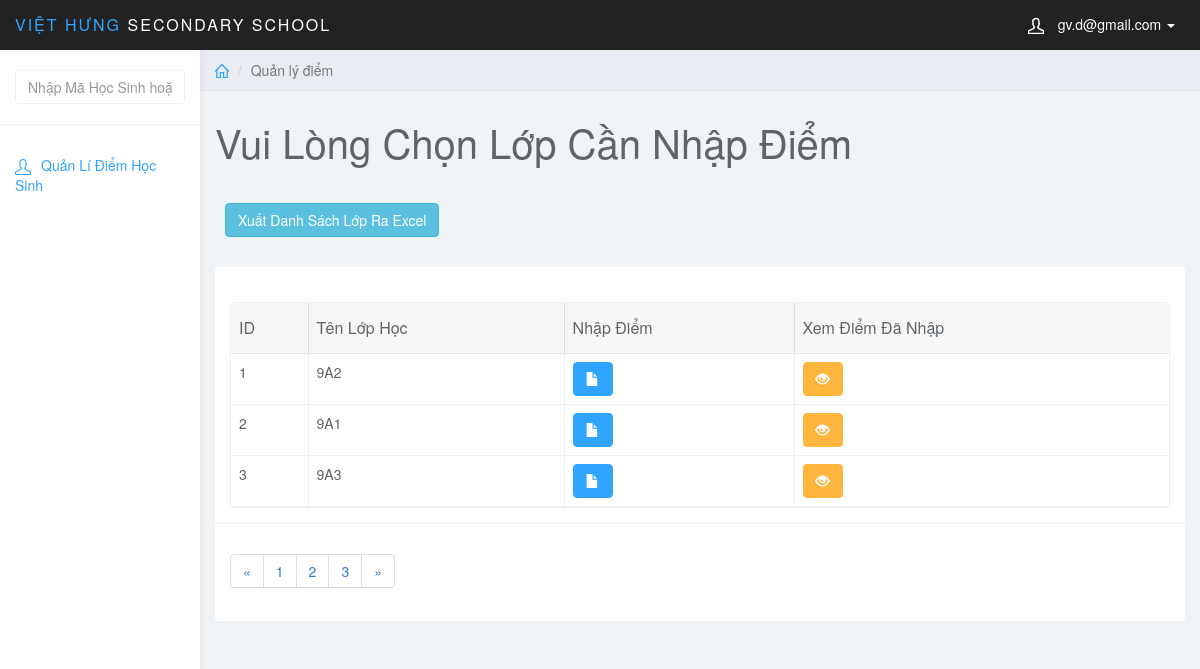
Screenshot of /admin/index.php (signed in) with the database file from the repository.
### tables this page shows
CREATE TABLE `dayhoc` (
  `MaDayHoc` int(5) NOT NULL AUTO_INCREMENT,
  `MaMonHoc` varchar(5) NOT NULL,
  `MaGV` int(6) NOT NULL,
  `MaLopHoc` varchar(10) NOT NULL,
  `MaHocKy` varchar(5) NOT NULL,
  `MoTaPhanCong` varchar(50) NOT NULL,
  PRIMARY KEY (`MaDayHoc`),
  KEY `fk_day_monhoc` (`MaMonHoc`),
  KEY `fk_day_gv` (`MaGV`),
  KEY `fk_day_hocky` (`MaHocKy`),
  KEY `fk_day_lophoc` (`MaLopHoc`),
  CONSTRAINT `fk_day_gv` FOREIGN KEY (`MaGV`) REFERENCES `giaovien` (`MaGV`),
  CONSTRAINT `fk_day_hocky` FOREIGN KEY (`MaHocKy`) REFERENCES `hocky` (`MaHocKy`),
  CONSTRAINT `fk_day_lophoc` FOREIGN KEY (`MaLopHoc`) REFERENCES `lophoc` (`MaLopHoc`),
  CONSTRAINT `fk_day_monhoc` FOREIGN KEY (`MaMonHoc`) REFERENCES `monhoc` (`MaMonHoc`)
);

CREATE TABLE `lophoc` (
  `MaLopHoc` varchar(10) NOT NULL,
  `Tenlophoc` varchar(20) NOT NULL,
  `KhoiHoc` varchar(10) NOT NULL,
  PRIMARY KEY (`MaLopHoc`)
);

### teacher/points.php (the view, shortened to what this page needs)
<?php
	$gv_mail = $_SESSION['mail_gv'];
?>
<div class="col-sm-9 col-sm-offset-3 col-lg-10 col-lg-offset-2 main">
		<div class="row">
			<ol class="breadcrumb">
				<li><a href="#"><svg class="glyph stroked home"><use xlink:href="#stroked-home"></use></svg></a></li>
				<li class="active">Quản lý điểm</li>
			</ol>
		</div>
		<div class="row">
			<div class="col-lg-12">
				<h1 class="page-header">Vui Lòng Chọn Lớp Cần Nhập Điểm</h1>
			</div>
		</div>
		<div class="row">
			<div class="col-md-12">
			<form method="post" action="../teacher/excel_gv.php" style="margin: 10px;">
                    <button type="submit" name="btnExport" class="btn btn-info">Xuất Danh Sách Lớp Ra Excel</button>
			</form>
			<br>
					<div class="panel panel-default">
							<div class="panel-body">
								<table
									data-toolbar="#toolbar"
									data-toggle="table">
									<thead>
									<tr>
										<th data-field="id" data-sortable="true">ID</th>
										<th>Tên Lớp Học</th>
										<th>Nhập Điểm</th>
										<th>Xem Điểm Đã Nhập</th>
									</tr>
									</thead>
									<tbody>
										<?php
											$sql_gv = "SELECT * FROM giaovien JOIN dayhoc ON giaovien.MaGV = dayhoc.MaGV JOIN lophoc ON lophoc.MaLopHoc = dayhoc.MaLopHoc WHERE giaovien.gv_mail = '$gv_mail'";
											$query_gv = mysqli_query($conn,$sql_gv);
											while ($row_gv = mysqli_fetch_assoc($query_gv)) {
										?>
										<tr>
											<td style=""><?php echo $row_gv['MaLopHoc']; ?></td>
											<td style=""><?php echo $row_gv['Tenlophoc']; ?></td>
											<td class="form-group">
												<a href="index.php?page_gv=add_points&MaHocKy=<?php echo $row_gv['MaHocKy'] ?>&MaMonHoc=<?php echo $row_gv['MaMonHoc'] ?>&MaLopHoc=<?php echo $row_gv['MaLopHoc'] ?>" class="btn btn-primary"><i class="glyphicon glyphicon-file "></i></a>
											</td>
											<td class="form-group">
												<a href="index.php?page_gv=list_points&MaHocKy=<?php echo $row_gv['MaHocKy'] ?>&MaMonHoc=<?php echo $row_gv['MaMonHoc'] ?>&MaLopHoc=<?php echo $row_gv['MaLopHoc'] ?>" class="btn btn-warning"><i class="glyphicon glyphicon-eye-open"></i></a>
											</td>
										</tr>
											<?php } ?>
									</tbody>
								</table>
							</div>
							<div class="panel-footer">
								<nav aria-label="Page navigation example">
									<ul class="pagination">
										<li class="page-item"><a class="page-link" href="#">&laquo;</a></li>
										<li class="page-item"><a class="page-link" href="#">1</a></li>
										<li class="page-item"><a class="page-link" href="#">2</a></li>
										<li class="page-item"><a class="page-link" href="#">3</a></li>
										<li class="page-item"><a class="page-link" href="#">&raquo;</a></li>
									</ul>
								</nav>
							</div>
						</div>
			</div>
		</div>
    </div>

### admin/css/styles.css (style rules this page uses)
body { background: #f1f4f7; padding-top: 50px; color: #5f6468; }
a, a:hover, a:focus { color: #30a5ff; }
h1, h2, h3, h4, h5, h6 { color: #5f6468; }
h1 { font-weight: 300; font-size: 40px; }
.btn-primary, .btn-primary:hover, .btn-primary:focus, .btn-primary:active, .btn-primary.active, .open > .dropdown-toggle.btn-primary, .btn-primary.disabled, .btn-primary[disabled], fieldset[disabled] .btn-primary, .btn-primary.disabled:hover, .btn-primary[disabled]:hover, fieldset[disabled] .btn-primary:hover, .btn-primary.disabled:focus, .btn-primary[disabled]:focus, fieldset[disabled] .btn-primary:focus, .btn-primary.disabled:active, .btn-primary[disabled]:active, fieldset[disabled] .btn-primary:active, .btn-primary.disabled.active, .btn-primary[disabled].active, fieldset[disabled] .btn-primary.active { background-color: #30a5ff; border-color: #30a5ff; }
.btn-warning, .btn-warning:hover, .btn-warning:focus, .btn-warning:active, .btn-warning.active, .open > .dropdown-toggle.btn-warning, .btn-warning.disabled, .btn-warning[disabled], fieldset[disabled] .btn-warning, .btn-warning.disabled:hover, .btn-warning[disabled]:hover, fieldset[disabled] .btn-warning:hover, .btn-warning.disabled:focus, .btn-warning[disabled]:focus, fieldset[disabled] .btn-warning:focus, .btn-warning.disabled:active, .btn-warning[disabled]:active, fieldset[disabled] .btn-warning:active, .btn-warning.disabled.active, .btn-warning[disabled].active, fieldset[disabled] .btn-warning.active { background-color: #ffb53e; border-color: #ffb53e; }
.panel { border: 0; }
.panel-footer { background: #fff; border-top: 1px solid #eee; }
.breadcrumb { border-radius: 0; padding: 10px 15px; background: #e9ecf2; box-shadow: 0 1px 1px rgba(0, 0, 0, .05); margin: 0 ; }
h1.page-header { margin-top: 30px; border-bottom: 0; }
.table { background: #fff; }
.breadcrumb .glyph { height: 14px; width: 14px; margin: -2px 0 0 0; stroke-width: 4px; }

### rows the page displays
dayhoc: MaLopHoc.MaLopHoc "1", MaLopHoc.Tenlophoc "9A2"
dayhoc: MaLopHoc.MaLopHoc "2", MaLopHoc.Tenlophoc "9A1"
dayhoc: MaLopHoc.MaLopHoc "3", MaLopHoc.Tenlophoc "9A3"

### other values shown
$_SESSION['mail_gv'] "gv.d@gmail.com"
